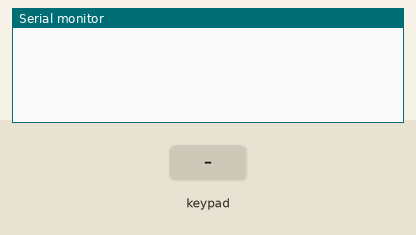
Recording of a sketch running on a simulated Arduino Uno, built with avr-gcc and run on an emulated ATmega328P. Shown: the last lines printed to the serial monitor. The test bench sets the inputs (shaded band).

Above: at 1.2 s.
1.3 s: key '1' pressed
At 2.5 s:
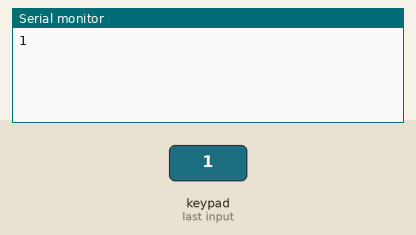
2.8 s: keypad keys 1 2 3 4 # pressed 0.4 s apart
At 4.8 s:
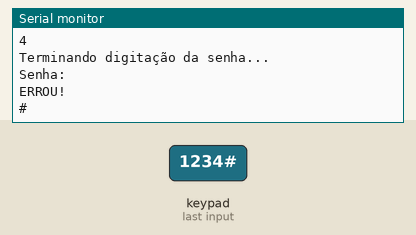
6.3 s: key '*' pressed
At 6.8 s:
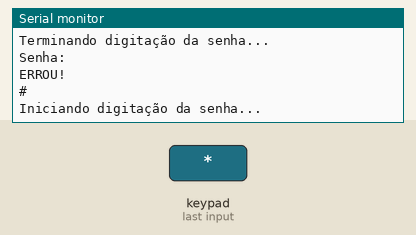
7.8 s: keypad keys 1 2 3 4 # pressed 0.4 s apart
At 10.7 s:
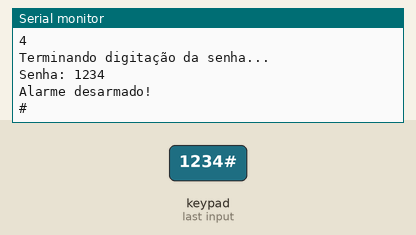
Timing chart, 0 to 12.2 s (numbered marks = the images above; inputs shaded):
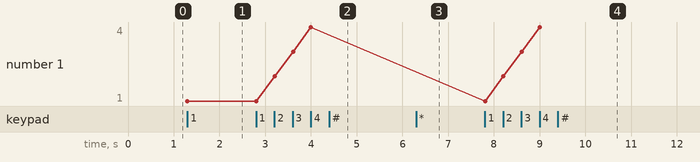

Measured:
- after the input at 1.3 s, the serial monitor: prints a new line at once (image 1)
- after the input at 2.8 s, the serial monitor: prints a new line after 0.40 s (image 2)
- after the input at 6.3 s, the serial monitor: prints a new line at once (image 3)
- after the input at 7.8 s, the serial monitor: prints a new line at once (image 4)
- plotted number 1: 1 → 4 after the input at 2.8 s

The sketch:

keypad_example.ino
```cpp
#include <Keypad.h>

boolean digitandoSenha = false;
const String senha = "1234";
String senhaDigitada = "";
const byte ROWS = 4; //four rows
const byte COLS = 3; //three columns
char keys[ROWS][COLS] = {
  {'1', '2', '3'},
  {'4', '5', '6'},
  {'7', '8', '9'},
  {'*', '0', '#'}
};

byte rowPins[ROWS] = {5, A0, 3, 2}; //connect to the row pinouts of the keypad
byte colPins[COLS] = {8, 7, 6}; //connect to the column pinouts of the keypad

Keypad keypad = Keypad( makeKeymap(keys), rowPins, colPins, ROWS, COLS );

void setup() {
  Serial.begin(9600);
  pinMode(A0, INPUT);
}

void loop() {
  char key = keypad.getKey();

  if (key) {
    if (key == '*') {
      Serial.println("Iniciando digitação da senha...");
      senhaDigitada = "";
      digitandoSenha = true;
      return;
    } else if (key == '#') {
      Serial.println("Terminando digitação da senha...");
      digitandoSenha = false;
      Serial.print("Senha: "); Serial.println(senhaDigitada);
      if (senhaDigitada == senha) {
        Serial.println("Alarme desarmado!");
      } else {
        Serial.println("ERROU!");
        //toca piezzo buzzer
      }
      senhaDigitada = "";
    }

    if (digitandoSenha) {
      senhaDigitada += key;
    }

    Serial.println(key);
  }

}
```
